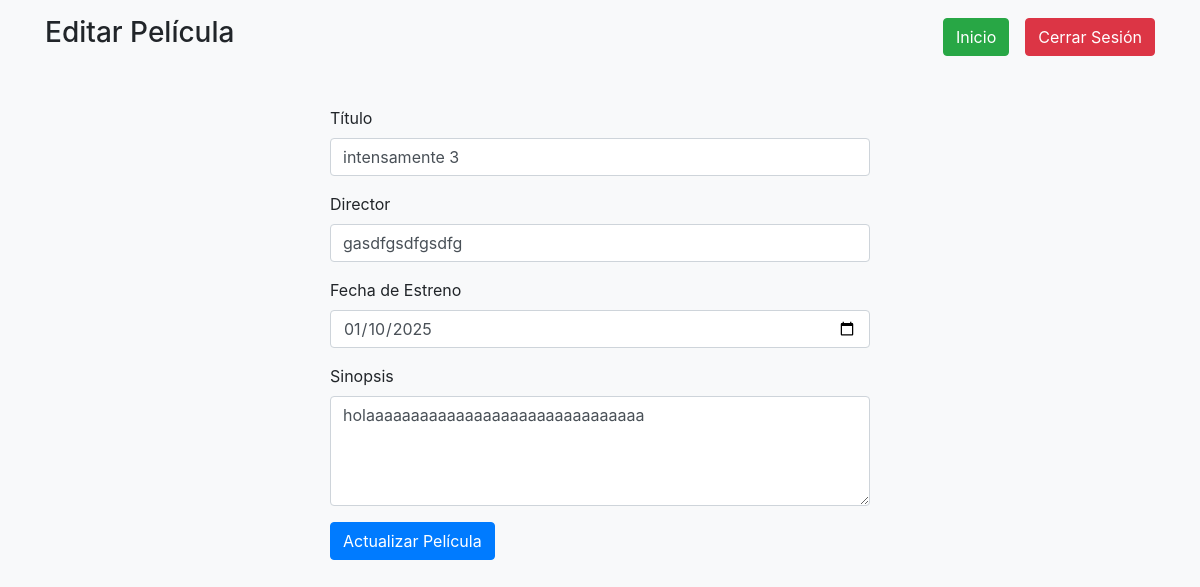
The app's page /pelicula/editar/2 (signed in) with its own data.
### models.py (models this page shows)
class Pelicula(db.Model):
    id_pelicula = db.Column(db.Integer, primary_key=True)
    titulo = db.Column(db.String(100), nullable=False)
    director = db.Column(db.String(50), nullable=False)
    fecha_estreno = db.Column(db.String(15), unique=True, nullable=False)
    sinopsis = db.Column(db.Text, nullable=False)
    id_usuario = db.Column(db.Integer, db.ForeignKey('usuario.id'), nullable=False)

### app.py (the view, shortened to what this page needs)
@app.route('/pelicula/editar/<int:id>', methods=['GET', 'POST'])
def editar_pelicula(id):
    if 'usuario' not in session:
        flash('Por favor, inicia sesión para editar una película.', 'warning')
        return redirect(url_for('home'))
    pelicula = Pelicula.query.get_or_404(id)  # Busca la película o devuelve 404 si no existe
    return render_template('nueva_pelicula.html', pelicula=pelicula, editar=True)

### templates/nueva_pelicula.html (shortened to what this page needs)
<!DOCTYPE html>
<html lang="es">
<head>
    <link rel="stylesheet" href="https://stackpath.bootstrapcdn.com/bootstrap/4.5.2/css/bootstrap.min.css">
</head>
<body class="bg-light">
<div class="container mt-3">
    <div class="row">
        <div class="col-6">
            <h3>{% if editar %}Editar Película{% else %}Nueva Película{% endif %}</h3>
        </div>
        <div class="col-6 d-flex justify-content-end align-items-center">
            <a href="{{ url_for('cine') }}" class="btn btn-success me-2" style="margin-right:1rem;">Inicio</a>
            <a href="{{ url_for('cerrar_sesion') }}" class="btn btn-danger">Cerrar Sesión</a>
        </div>
    </div>
</div>
<div class="container mt-5">
    <div class="row justify-content-center">
        <div class="col-6">
            <form method="POST">
                <div class="mb-3">
                    <label for="titulo" class="form-label">Título</label>
                    <input type="text" class="form-control" id="titulo" name="titulo" value="{{ pelicula.titulo if pelicula else '' }}" required>
                </div>
                <div class="mb-3">
                    <label for="director" class="form-label">Director</label>
                    <input type="text" class="form-control" id="director" name="director" value="{{ pelicula.director if pelicula else '' }}" required>
                </div>
                <div class="mb-3">
                    <label for="fecha_estreno" class="form-label">Fecha de Estreno</label>
                    <input type="date" class="form-control" id="fecha_estreno" name="fecha_estreno" value="{{ pelicula.fecha_estreno if pelicula else '' }}" required>
                </div>
                <div class="mb-3">
                    <label for="sinopsis" class="form-label">Sinopsis</label>
                    <textarea class="form-control" id="sinopsis" name="sinopsis" rows="4" required>{{ pelicula.sinopsis if pelicula else '' }}</textarea>
                </div>
                <button type="submit" class="btn btn-primary">{% if editar %}Actualizar Película{% else %}Crear Película{% endif %}</button>
            </form>
        </div>
    </div>
</div>
</body>
</html>

### records on screen
Pelicula: titulo "intensamente 3", director "gasdfgsdfgsdfg", fecha_estreno "01/10/2025", sinopsis "holaaaaaaaaaaaaaaaaaaaaaaaaaaaaaaa"
